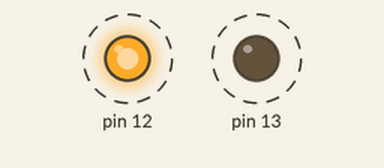
This sketch was run on a simulated Arduino Uno, built with avr-gcc and run on an emulated ATmega328P. Parts: output pins drawn as LEDs (lit = HIGH). Dashed ring = blinking.

Above: at 0.05 s.
Timing chart, 0 to 3.0 s (numbered marks = the images above):
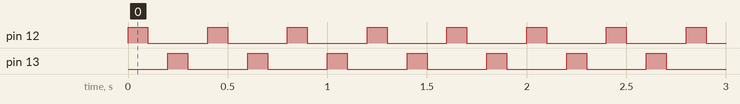

Measured:
- by itself, pin 12, pin 13: alternates HIGH for 0.10 s and LOW for 0.30 s

The sketch:

codigo.ino
```cpp
// C++ code
//
void setup()
{

  pinMode(12, OUTPUT);
  pinMode(13, OUTPUT);
}
void loop()
{
  PiscaLedVermelho12();
  PiscaLedVermelho13();

}
void PiscaLedVermelho13()
{
  digitalWrite(13,HIGH);
  delay(100);
  digitalWrite(13, LOW);
  delay(100);
  }
void PiscaLedVermelho12()
{
  digitalWrite(12,HIGH);
  delay(100);
  digitalWrite(12, LOW);
  delay(100);
  }
```
